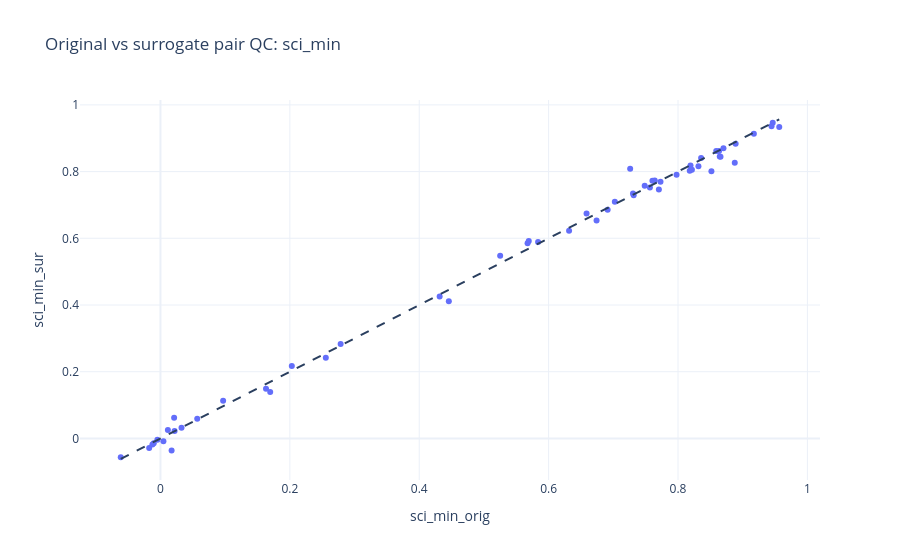
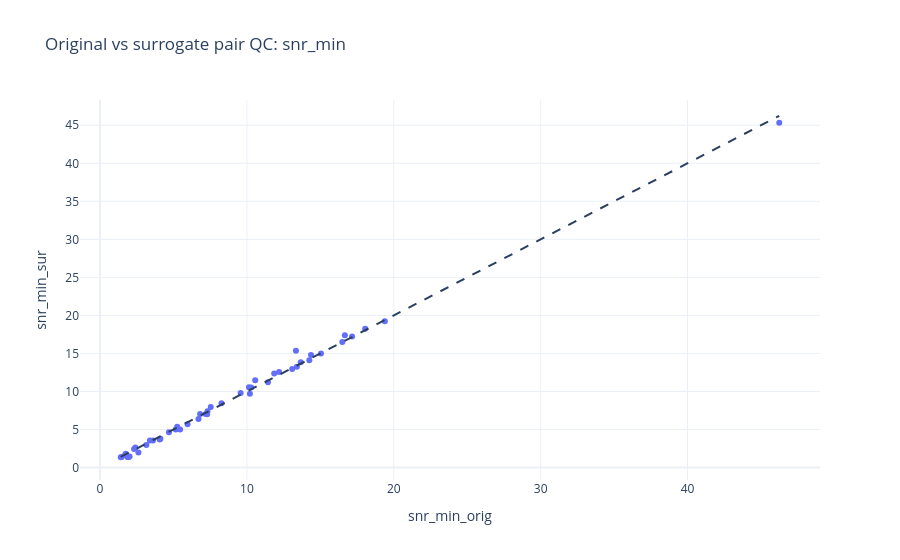

Notebook code cell kept with these figures, in order:
### Code cell
# %%
sur_channel_quality_df, sur_pair_quality_df = build_quality_tables(reloaded_sur_raw_cw, CONFIG)

common_pairs = sorted(set(pair_quality_df["pair_name"]).intersection(set(sur_pair_quality_df["pair_name"])))
pair_compare_df = (
    pair_quality_df[pair_quality_df["pair_name"].isin(common_pairs)]
    .merge(
        sur_pair_quality_df[sur_pair_quality_df["pair_name"].isin(common_pairs)],
        on="pair_name",
        suffixes=("_orig", "_sur"),
    )
)

print("Original pair count:", len(pair_quality_df))
print("Surrogate pair count:", len(sur_pair_quality_df))
print("Common pairs:", len(pair_compare_df))

display(pair_compare_df.head())

for metric in ["sci_min", "snr_min", "negative_fraction_max"]:
    fig = px.scatter(
        pair_compare_df,
        x=f"{metric}_orig",
        y=f"{metric}_sur",
        hover_name="pair_name",
        title=f"Original vs surrogate pair QC: {metric}",
    )
    fig.add_shape(
        type="line",
        x0=pair_compare_df[f"{metric}_orig"].min(),
        y0=pair_compare_df[f"{metric}_orig"].min(),
        x1=pair_compare_df[f"{metric}_orig"].max(),
        y1=pair_compare_df[f"{metric}_orig"].max(),
        line=dict(dash="dash"),
    )
    fig.show()

### Figure 1 — Plotly figure (JSON) as saved in the notebook; plotly's stock layout.template omitted (floating-point values rounded to 4 significant figures)
{"data": [{"hovertemplate": "<b>%{hovertext}</b><br><br>sci_min_orig=%{x}<br>sci_min_sur=%{y}<extra></extra>", "hovertext": ["S10_D17", "S10_D18", "S10_D21", "S10_D23", "S10_D24", "S11_D18", "S11_D19", "S11_D24", "S11_D25", "S12_D19", "S12_D20", "S12_D22", "S12_D25", "S12_D26", "S13_D20", "S13_D26", "S14_D27", "S14_D29", "S14_D31", "S15_D27", "S15_D28", "S15_D31", "S15_D32", "S16_D28", "S16_D30", "S16_D32", "S1_D1", "S1_D7", "S2_D1", "S2_D2", "S2_D5", "S2_D7", "S2_D8", "S3_D2", "S3_D3", "S3_D8", "S3_D9", "S4_D10", "S4_D3", "S4_D4", "S4_D6", "S4_D9", "S5_D10", "S5_D4", "S6_D11", "S6_D13", "S6_D15", "S7_D11", "S7_D12", "S7_D15", "S7_D16", "S8_D12", "S8_D14", "S8_D16", "S9_D17", "S9_D23"], "legendgroup": "", "marker": {"color": "#636efa", "symbol": "circle"}, "mode": "markers", "name": "", "orientation": "v", "showlegend": false, "type": "scatter", "x": [0.8645, 0.9565, 0.7641, 0.8181, 0.8702, 0.8516, 0.9172, 0.7729, 0.8634, 0.6912, 0.5675, 0.2031, 0.5693, 0.9464, 0.5251, 0.7314, 0.05684, 0.7704, 0.4457, -0.06137, 0.01147, 0.02114, -0.01743, 0.02183, -0.01039, 0.1696, 0.8877, 0.8316, 0.9445, 0.7566, 0.726, 0.8891, 0.7977, 0.8194, 0.7304, 0.6586, 0.7024, 0.7485, 0.8357, 0.7604, 0.2556, 0.5837, 0.6741, 0.6316, -0.01242, 0.8591, 0.4316, 0.03256, -0.004779, 0.2785, 0.1632, 0.01722, 0.004564, 0.09688, 0.8657, 0.8215], "xaxis": "x", "y": [0.8454, 0.934, 0.7735, 0.8023, 0.8703, 0.8009, 0.9131, 0.7695, 0.8617, 0.6853, 0.5852, 0.2168, 0.5916, 0.9464, 0.5476, 0.7294, 0.05909, 0.7461, 0.4111, -0.05641, 0.02504, 0.06231, -0.02862, 0.02254, -0.01464, 0.1393, 0.8264, 0.8158, 0.9357, 0.7522, 0.8087, 0.8835, 0.7904, 0.8186, 0.7341, 0.6743, 0.7098, 0.7577, 0.8405, 0.7724, 0.2419, 0.5892, 0.653, 0.6227, -0.01812, 0.8614, 0.4253, 0.03205, -0.004042, 0.2828, 0.1491, -0.0361, -0.008551, 0.1131, 0.8445, 0.8052], "yaxis": "y"}], "layout": {"legend": {"tracegroupgap": 0}, "shapes": [{"line": {"dash": "dash"}, "type": "line", "x0": -0.06137, "x1": 0.9565, "y0": -0.06137, "y1": 0.9565}], "title": {"text": "Original vs surrogate pair QC: sci_min"}, "xaxis": {"anchor": "y", "domain": [0, 1], "title": {"text": "sci_min_orig"}}, "yaxis": {"anchor": "x", "domain": [0, 1], "title": {"text": "sci_min_sur"}}}}

### Figure 2 — Plotly figure (JSON) as saved in the notebook; plotly's stock layout.template omitted (floating-point values rounded to 4 significant figures)
{"data": [{"hovertemplate": "<b>%{hovertext}</b><br><br>snr_min_orig=%{x}<br>snr_min_sur=%{y}<extra></extra>", "hovertext": ["S10_D17", "S10_D18", "S10_D21", "S10_D23", "S10_D24", "S11_D18", "S11_D19", "S11_D24", "S11_D25", "S12_D19", "S12_D20", "S12_D22", "S12_D25", "S12_D26", "S13_D20", "S13_D26", "S14_D27", "S14_D29", "S14_D31", "S15_D27", "S15_D28", "S15_D31", "S15_D32", "S16_D28", "S16_D30", "S16_D32", "S1_D1", "S1_D7", "S2_D1", "S2_D2", "S2_D5", "S2_D7", "S2_D8", "S3_D2", "S3_D3", "S3_D8", "S3_D9", "S4_D10", "S4_D3", "S4_D4", "S4_D6", "S4_D9", "S5_D10", "S5_D4", "S6_D11", "S6_D13", "S6_D15", "S7_D11", "S7_D12", "S7_D15", "S7_D16", "S8_D12", "S8_D14", "S8_D16", "S9_D17", "S9_D23"], "legendgroup": "", "marker": {"color": "#636efa", "symbol": "circle"}, "mode": "markers", "name": "", "orientation": "v", "showlegend": false, "type": "scatter", "x": [7.295, 18.05, 46.24, 16.49, 2.407, 12.19, 10.14, 2.319, 13.4, 3.602, 1.704, 4.692, 3.396, 1.749, 1.411, 1.474, 1.912, 5.452, 4.06, 1.906, 1.904, 2.614, 2.012, 1.906, 1.926, 6.812, 14.37, 16.67, 14.25, 10.2, 7.539, 13.66, 10.56, 11.86, 10.29, 13.34, 13.08, 15.04, 8.269, 7.193, 19.39, 11.44, 5.96, 4.108, 1.917, 3.153, 9.573, 1.908, 1.909, 5.254, 7.317, 1.907, 1.925, 5.156, 6.704, 17.16], "xaxis": "x", "y": [7.012, 18.23, 45.33, 16.52, 2.638, 12.57, 10.56, 2.447, 13.25, 3.561, 1.6, 4.644, 3.55, 1.807, 1.353, 1.381, 1.412, 5.007, 3.692, 1.396, 1.381, 1.972, 1.436, 1.388, 1.422, 7.031, 14.79, 17.39, 14.11, 9.716, 7.945, 13.85, 11.48, 12.35, 10.52, 15.34, 12.96, 14.98, 8.457, 7.047, 19.24, 11.23, 5.706, 3.793, 1.431, 2.952, 9.794, 1.395, 1.403, 5.347, 7.413, 1.4, 1.434, 4.996, 6.393, 17.22], "yaxis": "y"}], "layout": {"legend": {"tracegroupgap": 0}, "shapes": [{"line": {"dash": "dash"}, "type": "line", "x0": 1.411, "x1": 46.24, "y0": 1.411, "y1": 46.24}], "title": {"text": "Original vs surrogate pair QC: snr_min"}, "xaxis": {"anchor": "y", "domain": [0, 1], "title": {"text": "snr_min_orig"}}, "yaxis": {"anchor": "x", "domain": [0, 1], "title": {"text": "snr_min_sur"}}}}
